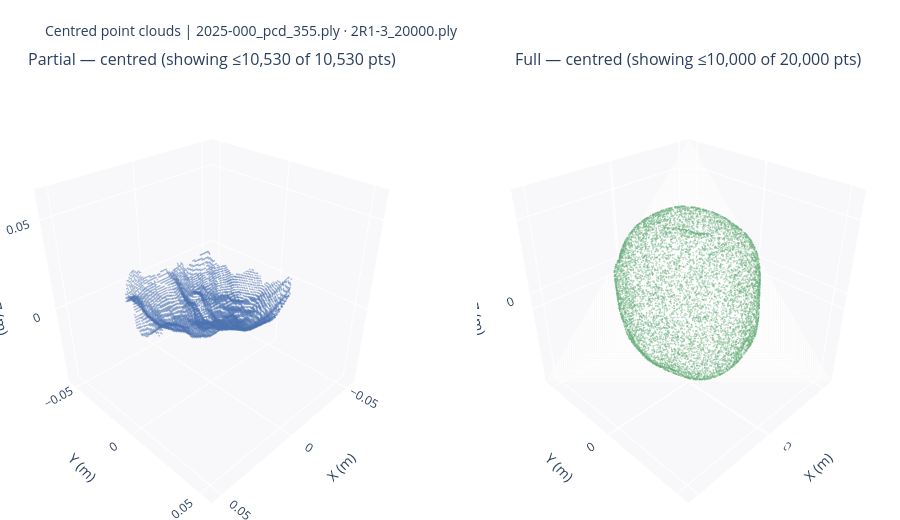

Notebook cell for this chart:
### Markdown cell above
## Encoder Input Visualisation

Two **Plotly** 3D panels (orbit / zoom / pan): **partial** scan vs **full** scan for the same tuber, each **centred** by subtracting its own mean. No FPS — only an optional random subsample for display (`DISPLAY_CAP_*`).

Adjust `PLY_PARTIAL` / `PLY_FULL` in the code cell. Run where the `.ply` paths exist (e.g. GPU server).

### Code cell
from __future__ import annotations

from pathlib import Path

import numpy as np
import open3d as o3d
import plotly.graph_objects as go
from plotly.subplots import make_subplots

ROOT = Path('.').resolve()
PLY_PARTIAL = ROOT / 'reviewdata/2025-000_pcd_355.ply'
PLY_FULL = ROOT / 'C:/Users/Jesper/Tilburg University/Thesis/PointSDF_2/data/3DPotatoTwin/2_sfm/2_pcd/2R1-3/2R1-3_20000.ply'

# Same tuber: partial conveyor scan + full laser/SfM cloud.
# Each cloud is translated to its own centroid (no FPS; display subsample only).
# ---------------------------------------------------------------------------
DISPLAY_CAP_FULL = 10000
DISPLAY_CAP_PARTIAL_RAW = 16000
PARTIAL_CLR = '#4C72B0'
FULL_CLR = '#6AAF7C'

MARKER_PARTIAL = dict(size=1, opacity=0.4, line=dict(width=0))
MARKER_FULL = dict(size=1, opacity=0.4, line=dict(width=0))

DEFAULT_CAMERA = dict(eye=dict(x=1.45, y=1.45, z=1.28))


def _downsample(pts: np.ndarray, max_n: int, seed: int) -> np.ndarray:
    n = len(pts)
    if n <= max_n:
        return pts
    g = np.random.default_rng(seed)
    idx = g.choice(n, max_n, replace=False)
    return pts[idx]


def _load_centred(ply_path: Path) -> tuple[np.ndarray, np.ndarray]:
    pcd = o3d.io.read_point_cloud(str(ply_path))
    raw = np.asarray(pcd.points, dtype=np.float32)
    centred = raw - raw.mean(axis=0)
    return raw, centred


raw_p, centred_p = _load_centred(PLY_PARTIAL)
raw_f, centred_f = _load_centred(PLY_FULL)

centred_p_viz = _downsample(centred_p, DISPLAY_CAP_PARTIAL_RAW, seed=11)
centred_f_viz = _downsample(centred_f, DISPLAY_CAP_FULL, seed=12)


def _scene_ranges(pts: np.ndarray) -> tuple[list[float], list[float], list[float]]:
    if len(pts) == 0:
        return [-0.15, 0.15], [-0.15, 0.15], [-0.15, 0.15]
    lo, hi = pts.min(0), pts.max(0)
    center = (lo + hi) / 2
    r = max(float((hi - lo).max()) / 2, 0.02) + 0.01
    return (
        [center[0] - r, center[0] + r],
        [center[1] - r, center[1] + r],
        [center[2] - r, center[2] + r],
    )


def _trace(
    pts: np.ndarray,
    color: str,
    name: str,
    *,
    marker: dict,
    showlegend: bool = False,
    hover_skip: bool = False,
) -> go.Scatter3d:
    m = {**marker, 'color': color, 'line': dict(width=0)}
    ht = '<extra></extra>' if hover_skip else (
        name + '<br>x=%{x:.4f} m<br>y=%{y:.4f} m<br>z=%{z:.4f} m<extra></extra>'
    )
    return go.Scatter3d(
        x=pts[:, 0],
        y=pts[:, 1],
        z=pts[:, 2],
        mode='markers',
        marker=m,
        name=name,
        showlegend=showlegend,
        hovertemplate=ht,
    )


fig = make_subplots(
    rows=1,
    cols=2,
    specs=[[{'type': 'scatter3d'}, {'type': 'scatter3d'}]],
    subplot_titles=(
        f'Partial — centred (showing ≤{min(len(centred_p), DISPLAY_CAP_PARTIAL_RAW):,} of {len(raw_p):,} pts)',
        f'Full — centred (showing ≤{min(len(centred_f), DISPLAY_CAP_FULL):,} of {len(raw_f):,} pts)',
    ),
    horizontal_spacing=0.06,
)

fig.add_trace(
    _trace(
        centred_p_viz,
        PARTIAL_CLR,
        'Partial',
        marker=MARKER_PARTIAL,
        showlegend=False,
        hover_skip=len(centred_p_viz) > 6000,
    ),
    row=1,
    col=1,
)
fig.add_trace(
    _trace(
        centred_f_viz,
        FULL_CLR,
        'Full',
        marker=MARKER_FULL,
        showlegend=False,
        hover_skip=len(centred_f_viz) > 8000,
    ),
    row=1,
    col=2,
)

axis_style = dict(
    showbackground=True,
    backgroundcolor='rgb(248,248,250)',
    gridcolor='white',
    title_font_size=10,
    showspikes=False,
)

xr1, yr1, zr1 = _scene_ranges(centred_p_viz)
xr2, yr2, zr2 = _scene_ranges(centred_f_viz)

for scene_idx, (xr, yr, zr) in enumerate([(xr1, yr1, zr1), (xr2, yr2, zr2)]):
    scene_kw = dict(
        xaxis={**axis_style, 'title': 'X (m)', 'range': xr},
        yaxis={**axis_style, 'title': 'Y (m)', 'range': yr},
        zaxis={**axis_style, 'title': 'Z (m)', 'range': zr},
        aspectmode='cube',
        camera=DEFAULT_CAMERA,
        dragmode='orbit',
    )
    key = 'scene' if scene_idx == 0 else f'scene{scene_idx + 1}'
    fig.update_layout(**{key: scene_kw})

fig.update_layout(
    title_text=f'Centred point clouds | {PLY_PARTIAL.name} · {PLY_FULL.name}',
    title_font_size=14,
    height=520,
    margin=dict(l=0, r=0, t=72, b=0),
    paper_bgcolor='white',
)

fig.show()

print(f'\nPartial n={len(raw_p):>6,} (centred)  bbox {(raw_p.max(0)-raw_p.min(0))}')
print(f'Full    n={len(raw_f):>6,} (centred)  bbox {(raw_f.max(0)-raw_f.min(0))}')
print(
    f'Display subsample caps: partial<={DISPLAY_CAP_PARTIAL_RAW}, full<={DISPLAY_CAP_FULL}'
)

### Figure 1 — Plotly figure (JSON) as saved in the notebook; plotly's stock layout.template omitted (floating-point values rounded to 4 significant figures; data arrays with more than 128 entries replaced by an {"elided": "..."} marker saying what was removed)
{"data": [{"hovertemplate": "<extra></extra>", "marker": {"color": "#4C72B0", "line": {"width": 0}, "opacity": 0.4, "size": 1}, "mode": "markers", "name": "Partial", "scene": "scene", "showlegend": false, "type": "scatter3d", "x": {"elided": "10530 float values"}, "y": {"elided": "10530 float values"}, "z": {"elided": "10530 float values"}}, {"hovertemplate": "<extra></extra>", "marker": {"color": "#6AAF7C", "line": {"width": 0}, "opacity": 0.4, "size": 1}, "mode": "markers", "name": "Full", "scene": "scene2", "showlegend": false, "type": "scatter3d", "x": {"elided": "10000 float values"}, "y": {"elided": "10000 float values"}, "z": {"elided": "10000 float values"}}], "layout": {"annotations": [{"font": {"size": 16}, "showarrow": false, "text": "Partial — centred (showing ≤10,530 of 10,530 pts)", "x": 0.235, "xanchor": "center", "xref": "paper", "y": 1, "yanchor": "bottom", "yref": "paper"}, {"font": {"size": 16}, "showarrow": false, "text": "Full — centred (showing ≤10,000 of 20,000 pts)", "x": 0.765, "xanchor": "center", "xref": "paper", "y": 1, "yanchor": "bottom", "yref": "paper"}], "height": 520, "margin": {"b": 0, "l": 0, "r": 0, "t": 72}, "paper_bgcolor": "white", "scene": {"aspectmode": "cube", "camera": {"eye": {"x": 1.45, "y": 1.45, "z": 1.28}}, "domain": {"x": [0, 0.47], "y": [0, 1]}, "dragmode": "orbit", "xaxis": {"backgroundcolor": "rgb(248,248,250)", "gridcolor": "white", "range": [-0.05771, 0.05644], "showbackground": true, "showspikes": false, "title": {"text": "X (m)"}}, "yaxis": {"backgroundcolor": "rgb(248,248,250)", "gridcolor": "white", "range": [-0.05696, 0.0572], "showbackground": true, "showspikes": false, "title": {"text": "Y (m)"}}, "zaxis": {"backgroundcolor": "rgb(248,248,250)", "gridcolor": "white", "range": [-0.04906, 0.0651], "showbackground": true, "showspikes": false, "title": {"text": "Z (m)"}}}, "scene2": {"aspectmode": "cube", "camera": {"eye": {"x": 1.45, "y": 1.45, "z": 1.28}}, "domain": {"x": [0.53, 1], "y": [0, 1]}, "dragmode": "orbit", "xaxis": {"backgroundcolor": "rgb(248,248,250)", "gridcolor": "white", "range": [-0.04144, 0.04199], "showbackground": true, "showspikes": false, "title": {"text": "X (m)"}}, "yaxis": {"backgroundcolor": "rgb(248,248,250)", "gridcolor": "white", "range": [-0.04184, 0.04159], "showbackground": true, "showspikes": false, "title": {"text": "Y (m)"}}, "zaxis": {"backgroundcolor": "rgb(248,248,250)", "gridcolor": "white", "range": [-0.04285, 0.04058], "showbackground": true, "showspikes": false, "title": {"text": "Z (m)"}}}, "title": {"font": {"size": 14}, "text": "Centred point clouds | 2025-000_pcd_355.ply · 2R1-3_20000.ply"}}}
